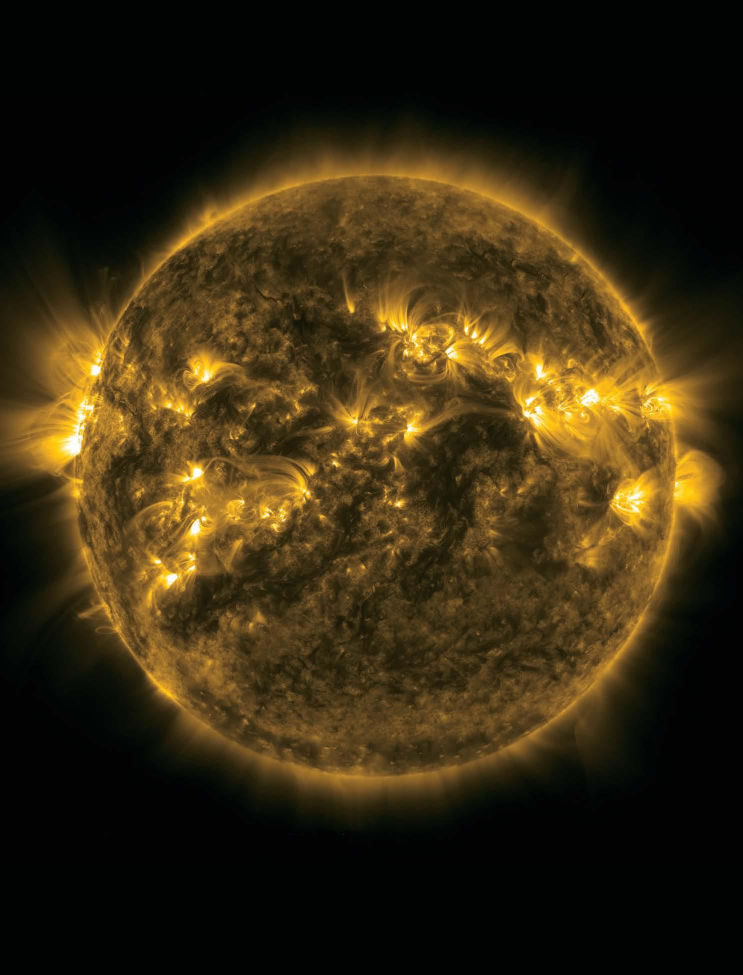
#> input picture previous/w2024/task/task06/prob4/cover.jpg, 1485 x 1949 px (shown at 1/2 size)
$ jupyter execute --allow-errors Task06_feature_ChulminYeum.ipynb
#> lines starting #> are read from the running program, lines starting #| are printed output that depends on the picture
# Task06: Feature Matching & RANSAC

* **Your Name:**
* **Your ID:**

Last updated: Mar 11, 2024

## Problem 1: LoG and DoG (10 points)
Please answer these questions **in detail**.

**(a)** What is the Laplacian of Gaussian (LoG)? When do we use LoG?
**(b)** What is the Difference of Gaussian (DoG)? When do we use and why DoG is advantageous compared to LoG?

## Problem 2: Least Squares (10 points)

Please check out the `prob2` folder.

**(a)** Explain the approach 1 and approach 2 for least-square line fitting in your words. Please refer to the course slide and tutorials.

A response y<sub>i</sub> is measured from a linear system when an input is x<sub>i</sub>. The measurement data is provided (`prob2_data1.mat`). A model of your system can be approximated as y<sub>i</sub> = mx<sub>i</sub> + b. Please find `m` and `b` using the following methods.

**(b)** Least squares (approach 1)

**(c)** Least squares (approach 2)

Here is another measurement data (`prob2_data2.mat`). Please find m and b using the following methods.

**(d)** Least squares (either approach 1 or approach 2)

**(e)** Use of RANSAC. **You need to have your own RANSAC implementation without using existing functions in Python (must not use `ransac` or any other relevant functions).**

**(f)** When do we use either least squares or RANSAC? What are the pros and cons of each technique?

## Problem 3: Fitting using RANSAC (20 points)

Please check out the `prob3` folder.

**(a)** Fit an ellipse to the given data (`prob3_ellipse.mat`) using your own RANSAC implementation:

**(b)** Fit a fourth-degree polynomial to the given data (`prob3_polynomial.mat`) using your own RANSAC implementation:

### Please install OpenCV to solve the following problems 4, 5, and 6

Please review the `sift_tutorial.ipynb` in [`notebook/feature`](https://github.com/chulminy/CIVE497-CIVE700/tree/master/notebook/feature).

## Problem 4: Improved 3D Planar Measurement Tool (20 points)
You will develop an enhanced 3D planar measurement application. This tool is engineered for measuring 3D distances on a plane by eliminating the need to pre-select the corners of a calibration paper (in this case, a booklet), like the previous task. Users will photograph a planar surface with the calibration paper positioned on it and then select any two points within the image to obtain measurements. This streamlines the process by removing the requirement to identify the calibration paper's corners beforehand. Below is a demonstration video:

[](https://youtu.be/TI-p1DYtoyc)

**(a)** To complete this task, you're tasked with creating your own measurement tool and assessing its accuracy using the images in the `prob4` folder. Below is a template code to get you started, but you'll need to design the `fun_measurement` function by yourself. A critical part of this assignment involves estimating homography through SIFT feature matching. Keep in mind that the booklet you'll use for calibration, as depicted in `cover.jpg`, has dimensions of 24 cm x 31.5 cm. The distance that you will be measured in each image is already provided at `pts`, which is 10 cm. The measurement from your tool should be similar to 10 cm like the demo video above.

**(b)** Prepare your own calibration paper and take photos similar to the ones in (a). Then, evaluate your tool.

**(c)** Compare measurements using this new tool and the one developed in Task 5.

Note that you **should not do hard cording**. This means the corner points of the booklet on your **test image** is completely unknown and must be detected or measured with your code.

[cell 1]
import cv2
import numpy as np
import os

def fun_measurement (img_org, img_cov, cov_size, points):

    # WRITE YOUR CODE

    return distance

sizeBook = [24, 31.5]; # cm

pts = [None]*7
pts[0] = np.array([[1049,691], [1246,664]])
pts[1] = np.array([[961,699], [1155,684]])
pts[2] = np.array([[932,781], [1120,858]])
pts[3] = np.array([[479,263], [621,323]])
pts[4] = np.array([[506,387], [667,366]])
pts[5] = np.array([[511,328], [621,395]])
pts[6] = np.array([[873,324], [992,235]])

cover = cv2.imread('prob4/cover.jpg')
#> cover is the input picture: shape (1949, 1485, 3); mean B, G, R 17.1, 42.2, 55.1
cover = cv2.cvtColor(cover, cv2.COLOR_BGR2GRAY)
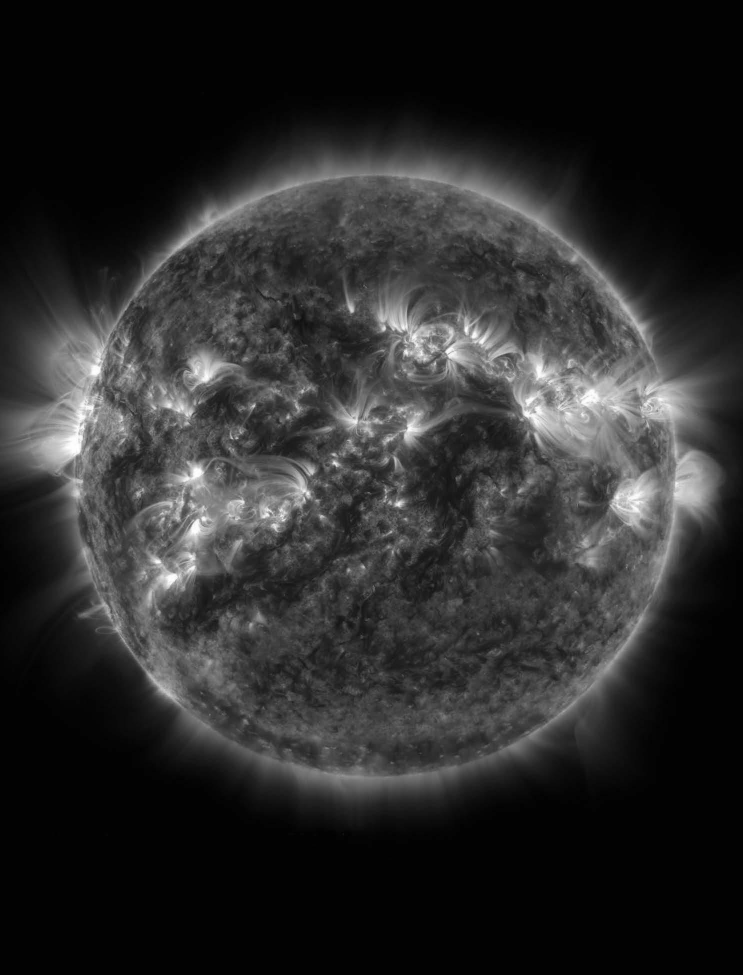
#> cover: shape (1949, 1485) (shown at 1/2 size); min 0, max 255, mean 43.1

measurement = [None]*7
#> (the rest of this cell did not finish here and is left out)
